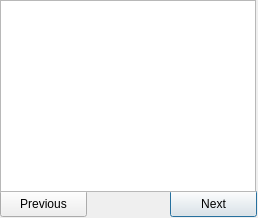
<?xml version="1.0" encoding="UTF-8"?>
<ui version="4.0">
 <class>MatcherOfflineDebug</class>
 <widget class="QDialog" name="MatcherOfflineDebug">
  <property name="geometry">
   <rect>
    <x>0</x>
    <y>0</y>
    <width>258</width>
    <height>218</height>
   </rect>
  </property>
  <property name="windowTitle">
   <string>Matcher Debug</string>
  </property>
  <widget class="QPushButton" name="btn_nextID">
   <property name="geometry">
    <rect>
     <x>170</x>
     <y>190</y>
     <width>87</width>
     <height>27</height>
    </rect>
   </property>
   <property name="text">
    <string>Next</string>
   </property>
  </widget>
  <widget class="QPushButton" name="btn_prevID">
   <property name="geometry">
    <rect>
     <x>0</x>
     <y>190</y>
     <width>87</width>
     <height>27</height>
    </rect>
   </property>
   <property name="text">
    <string>Previous</string>
   </property>
  </widget>
  <widget class="QListWidget" name="listWidget">
   <property name="geometry">
    <rect>
     <x>0</x>
     <y>0</y>
     <width>256</width>
     <height>192</height>
    </rect>
   </property>
   <property name="maximumSize">
    <size>
     <width>256</width>
     <height>16777215</height>
    </size>
   </property>
  </widget>
 </widget>
 <resources/>
 <connections/>
</ui>
